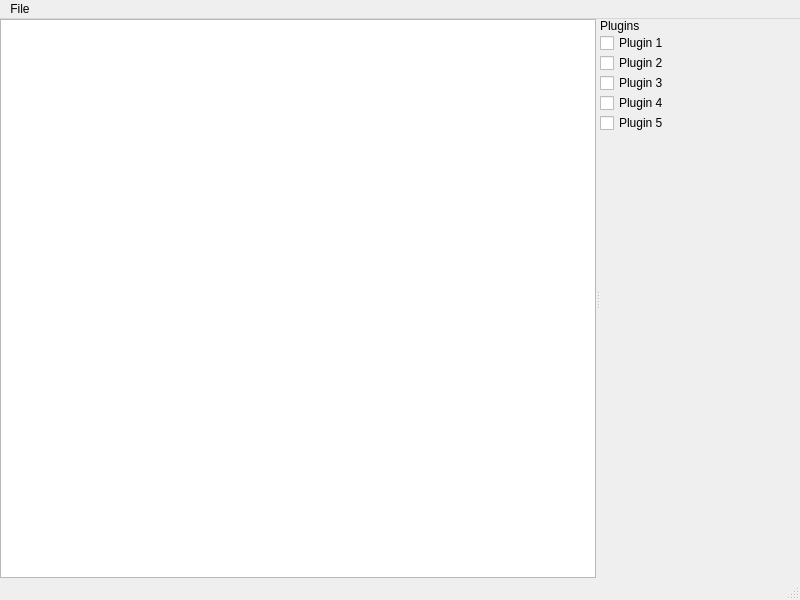
<?xml version="1.0" encoding="UTF-8"?>
<ui version="4.0">
 <class>MainWindow</class>
 <widget class="QMainWindow" name="MainWindow">
  <property name="geometry">
   <rect>
    <x>0</x>
    <y>0</y>
    <width>800</width>
    <height>600</height>
   </rect>
  </property>
  <property name="windowTitle">
   <string>MainWindow</string>
  </property>
  <widget class="QWidget" name="centralwidget">
   <layout class="QHBoxLayout" name="horizontalLayout">
    <property name="spacing">
     <number>0</number>
    </property>
    <property name="leftMargin">
     <number>0</number>
    </property>
    <property name="topMargin">
     <number>0</number>
    </property>
    <property name="rightMargin">
     <number>0</number>
    </property>
    <property name="bottomMargin">
     <number>0</number>
    </property>
    <item>
     <widget class="QSplitter" name="splitter">
      <property name="orientation">
       <enum>Qt::Orientation::Horizontal</enum>
      </property>
      <widget class="QGraphicsView" name="svgView"/>
      <widget class="QWidget" name="sidebarWidget">
       <property name="minimumSize">
        <size>
         <width>200</width>
         <height>0</height>
        </size>
       </property>
       <layout class="QVBoxLayout" name="verticalLayout">
        <property name="spacing">
         <number>0</number>
        </property>
        <item>
         <widget class="QLabel" name="label">
          <property name="text">
           <string>Plugins</string>
          </property>
         </widget>
        </item>
        <item>
         <widget class="QCheckBox" name="checkBox_2">
          <property name="text">
           <string>Plugin 1</string>
          </property>
         </widget>
        </item>
        <item>
         <widget class="QCheckBox" name="checkBox_3">
          <property name="text">
           <string>Plugin 2</string>
          </property>
         </widget>
        </item>
        <item>
         <widget class="QCheckBox" name="checkBox_4">
          <property name="text">
           <string>Plugin 3</string>
          </property>
         </widget>
        </item>
        <item>
         <widget class="QCheckBox" name="checkBox_5">
          <property name="text">
           <string>Plugin 4</string>
          </property>
         </widget>
        </item>
        <item>
         <widget class="QCheckBox" name="checkBox_6">
          <property name="text">
           <string>Plugin 5</string>
          </property>
         </widget>
        </item>
        <item>
         <spacer name="verticalSpacer">
          <property name="orientation">
           <enum>Qt::Orientation::Vertical</enum>
          </property>
          <property name="sizeHint" stdset="0">
           <size>
            <width>20</width>
            <height>40</height>
           </size>
          </property>
         </spacer>
        </item>
       </layout>
      </widget>
     </widget>
    </item>
   </layout>
  </widget>
  <widget class="QMenuBar" name="menubar">
   <property name="geometry">
    <rect>
     <x>0</x>
     <y>0</y>
     <width>800</width>
     <height>21</height>
    </rect>
   </property>
   <widget class="QMenu" name="menuFile">
    <property name="title">
     <string>File</string>
    </property>
    <addaction name="actionOpen"/>
   </widget>
   <addaction name="menuFile"/>
  </widget>
  <widget class="QStatusBar" name="statusbar"/>
  <action name="actionOpen">
   <property name="text">
    <string>Open...</string>
   </property>
   <property name="shortcut">
    <string>Ctrl+O</string>
   </property>
  </action>
 </widget>
 <resources/>
 <connections/>
</ui>
